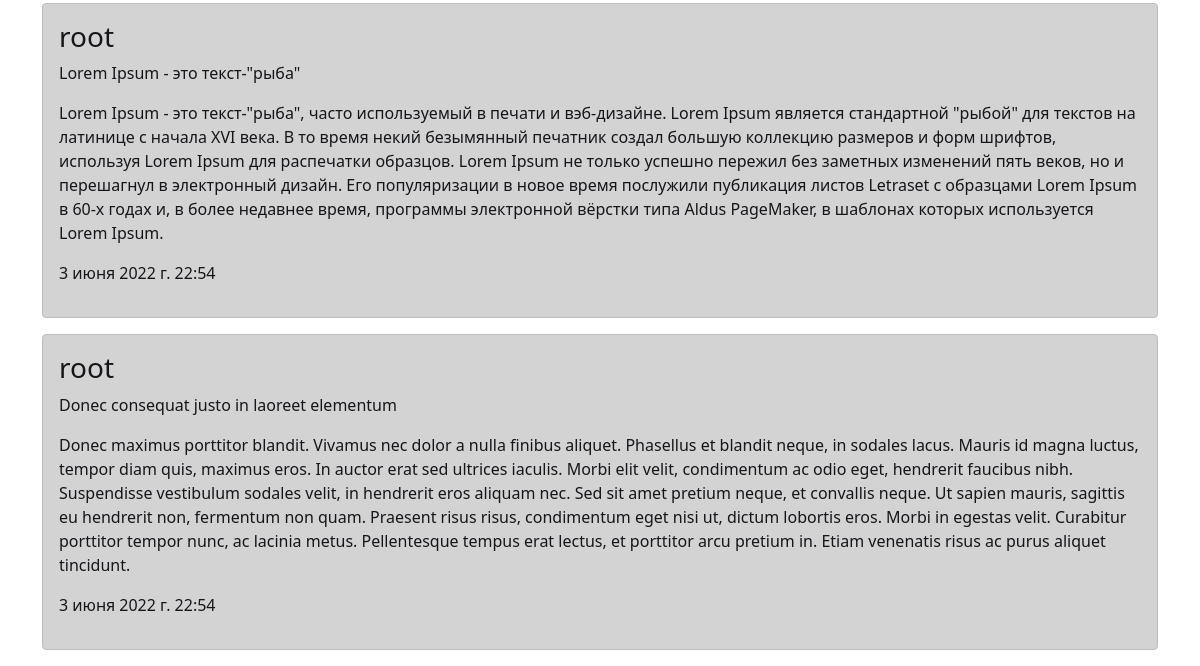
The app's page /about (lower part), older data.
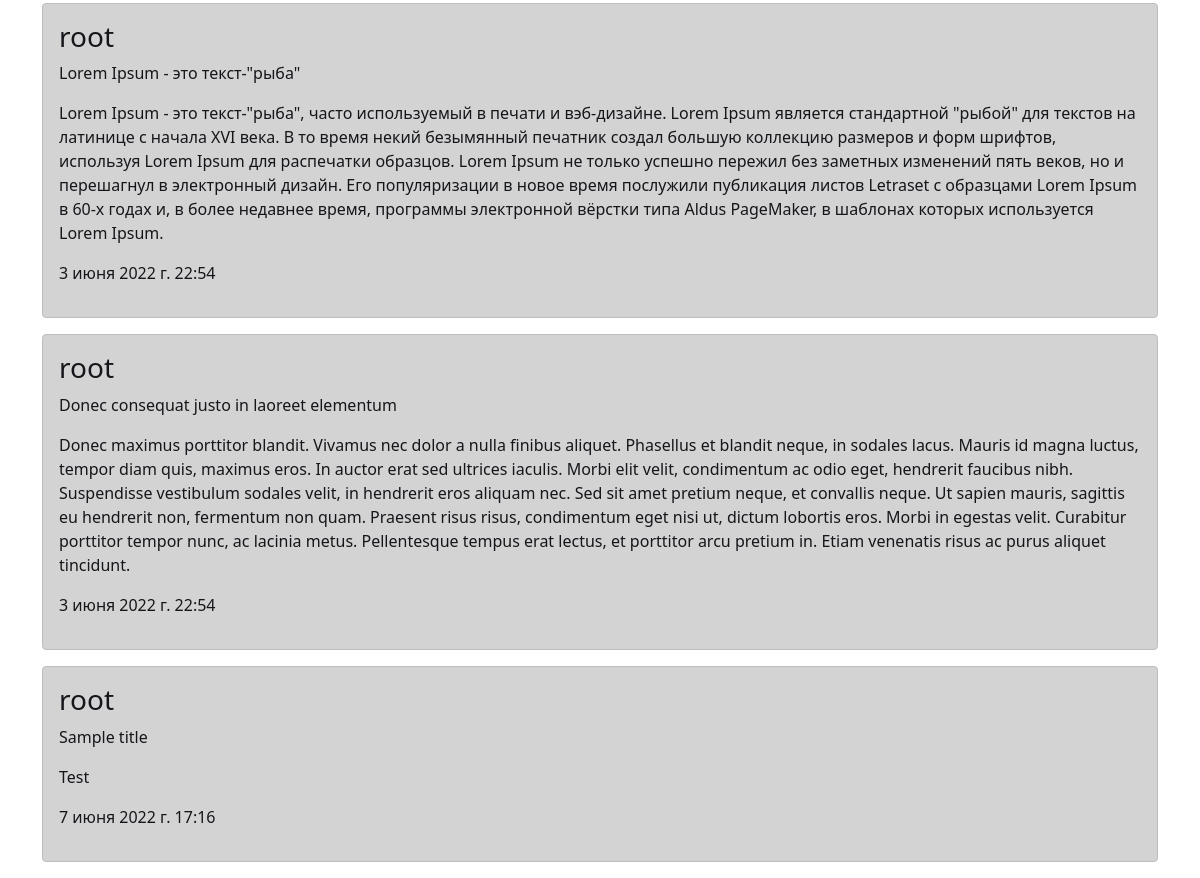
The same page, newer data.
### Myblog/models.py (models this page shows, shortened)
class Post(models.Model):
    author = models.ForeignKey(settings.AUTH_USER_MODEL, on_delete=models.CASCADE)
    title = models.CharField(max_length=200)
    text = models.TextField()
    created_date = models.DateTimeField(default=timezone.now)
    published_date = models.DateTimeField(blank=True, null=True)
    class Meta:
        verbose_name = "Пост"
        verbose_name_plural = "пост"

### Myblog/views.py (the view)
# urls.py: path("about", views.about, name='about'),
def about(request):
    posts = Post.objects.all()
    return render(request, "Myblog/about.html", {"title": 'Страница о нас', 'posts': posts})

### Myblog/templates/Myblog/about.html (shortened to what this page needs)
{% extends 'Myblog/base.html' %}
{% block content %}
    {% for  el in posts %}
        <div class="alert alert-dark" role="alert">
        <h3>{{el.author}} </h3>
            <p>{{el.title}} </p>
            <p>{{el.text}} </p>
            <p>{{el.created_date}} </p>
        </div>
    {% endfor %}
{% endblock %}

Row changes from the older to the newer data that the page shows:
added Post: author "root", title "Sample title", text "Test", created_date "7 июня 2022 г. 17:16"
